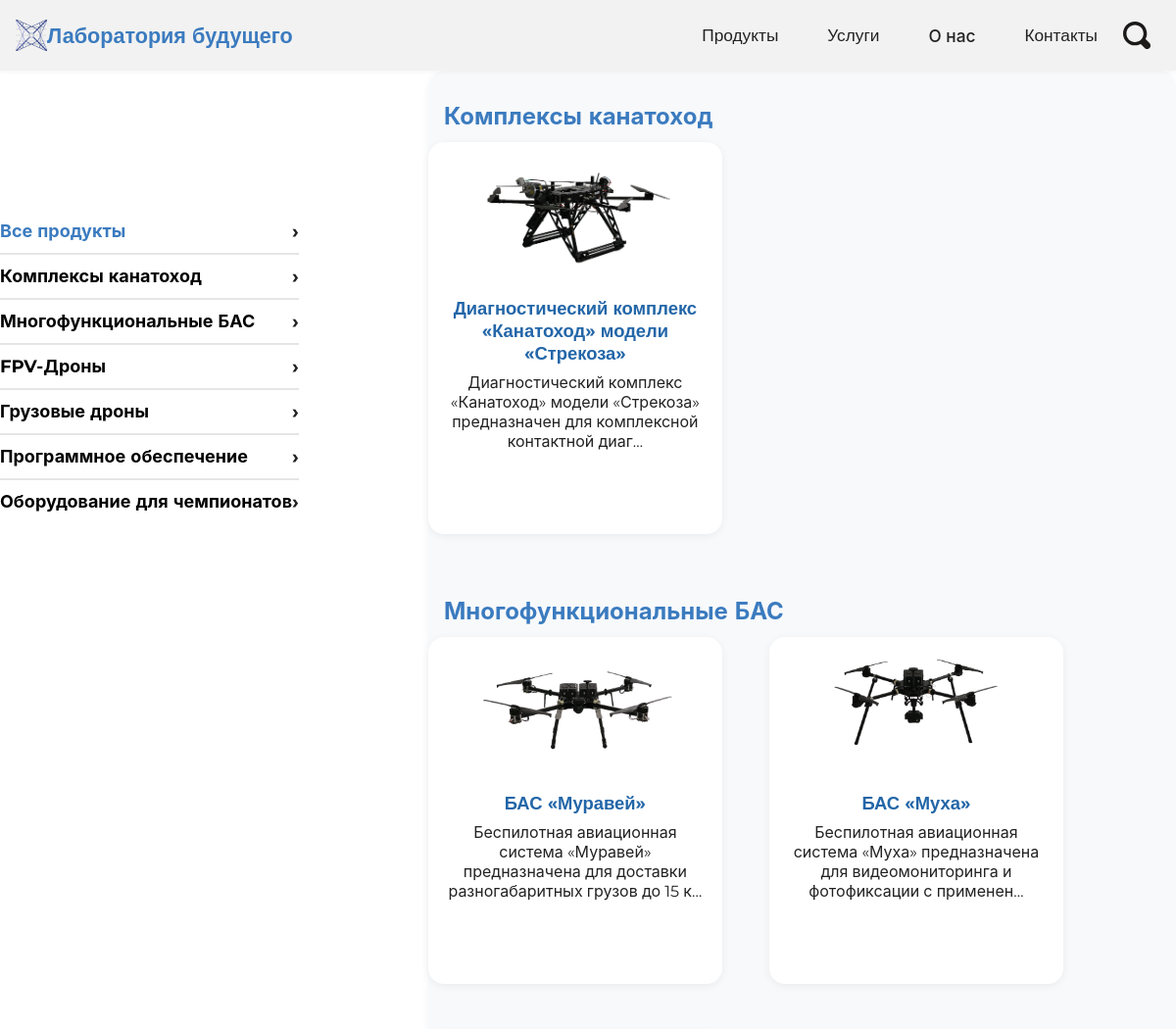
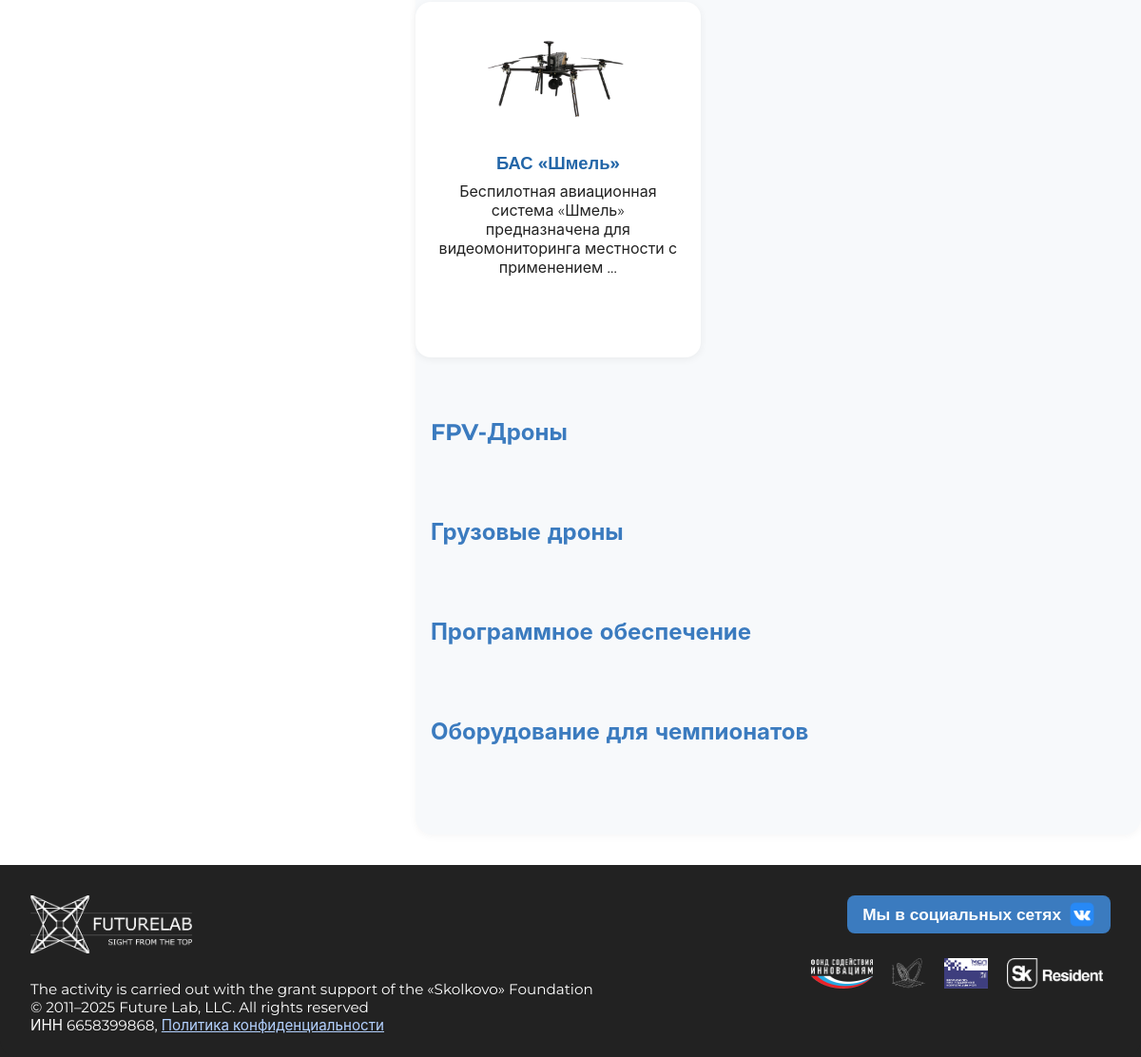
Screenshot of /products/ with the database file from the repository (2 pictures, top to bottom).
### futurelabsite/models.py (models this page shows, shortened)
class Product(models.Model):
    CATEGORY_CHOICES = [
        ("kanatohod", "Комплексы канатоход"),
        ("bas", "Многофункциональные БАС"),
        ("fpv", "FPV-Дроны"),
        ("cargo", "Грузовые дроны"),
        ("software", "Программное обеспечение"),
        ("champ", "Оборудование для чемпионатов"),
    ]
    name = models.CharField("Название", max_length=200)
    description = models.TextField("Описание")
    image = models.ImageField("Изображение", upload_to="products/")
    category = models.CharField("Категория", max_length=100, choices=CATEGORY_CHOICES, blank=True, null=True, help_text="Выберите категорию из списка")
    slug = models.SlugField("Слаг", unique=True)

### futurelabsite/views.py (the view)
# urls.py: path('products/', products_list, name='products'),
def products_list(request):
    products = Product.objects.all()
    categories = [
        ("kanatohod", "Комплексы канатоход"),
        ("bas", "Многофункциональные БАС"),
        ("fpv", "FPV-Дроны"),
        ("cargo", "Грузовые дроны"),
        ("software", "Программное обеспечение"),
        ("champ", "Оборудование для чемпионатов"),
    ]
    products_by_category = []
    for cat_key, cat_verbose in categories:
        cat_products = [p for p in products if (p.category or "") == cat_key]
        products_by_category.append((cat_key, cat_verbose, cat_products))
    return render(request, 'products.html', {
        'products_by_category': products_by_category
    })

### futurelabsite/templates/products.html (shortened to what this page needs)
<!DOCTYPE html>
<html lang="ru">
<head>
    <link rel="stylesheet" href="/static/styles.css">
</head>
<body>
    {% include "nav.html" %}
    <main>
        <div class="products-content" style="display: flex; max-width: 1200px; margin: 40px auto 0 auto;">
            <aside class="products-sidebar" style="min-width: 270px;">
                <ul class="sidebar-list">
                    <li class="sidebar-item active" data-target="all">Все продукты <span class="sidebar-arrow">&#8250;</span></li>
                    <li class="sidebar-item" data-target="kanatohod">Комплексы канатоход <span class="sidebar-arrow">&#8250;</span></li>
                    <li class="sidebar-item" data-target="bas">Многофункциональные БАС <span class="sidebar-arrow">&#8250;</span></li>
                    <li class="sidebar-item" data-target="fpv">FPV-Дроны <span class="sidebar-arrow">&#8250;</span></li>
                    <li class="sidebar-item" data-target="cargo">Грузовые дроны <span class="sidebar-arrow">&#8250;</span></li>
                    <li class="sidebar-item" data-target="software">Программное обеспечение <span class="sidebar-arrow">&#8250;</span></li>
                    <li class="sidebar-item" data-target="champ">Оборудование для чемпионатов <span class="sidebar-arrow">&#8250;</span></li>
                </ul>
            </aside>
            <section class="products-cards" style="flex: 1;">
                <div id="all">
                    {% for category, verbose_name, products_in_cat in products_by_category %}
                        <div id="{{ category }}" style="margin-bottom: 64px; padding-top: 0;">
                            <h2 style="margin: 32px 0 12px 16px; font-size: 1.5rem; color: #3b7bbf;">{{ verbose_name }}</h2>
                            <div class="cards-row">
                                {% for product in products_in_cat %}
                                    <div class="product-card">
                                        {% if product.image %}
                                            <img src="{{ product.image.url }}" alt="{{ product.name }}">
                                        {% else %}
                                            <div style="font-size:12px;color:red;">Нет изображения</div>
                                        {% endif %}
                                        <div class="product-title">{{ product.name }}</div>
                                        <div class="product-desc">{{ product.description|truncatechars:100 }}</div>
                                    </div>
                                {% endfor %}
                            </div>
                        </div>
                    {% endfor %}
                </div>
            </section>
        </div>
    </main>
    <footer style="background:#222; color:#ccc;">
        <div class="partners-footer" style="background:#222; color:#ccc;">
            <div class="footer-left">
                <img src="/static/images/logo2.png" alt="FutureLab" class="footer-logo2">
                <div class="footer-meta">
                    The activity is carried out with the grant support of the «Skolkovo» Foundation<br>
                    © 2011–2025 Future Lab, LLC. All rights reserved<br>
                    ИНН 6658399868, <a href="/static/privacy_policy.pdf" download style="color:#b3d1ff;text-decoration:underline;">Политика конфиденциальности</a>
                </div>
            </div>
            <div class="footer-right">
                <a href="https://vk.com/robot_urfu" class="footer-social" target="_blank">
                    Мы в социальных сетях <img src="/static/images/vk.png" alt="VK" class="footer-vk">
                </a>
                <div class="footer-partners">
                    <img src="/static/images/fund1.png" alt="Фонд 1" class="footer-fund">
                    <img src="/static/images/fund2.png" alt="Фонд 2" class="footer-fund">
                    <img src="/static/images/fund3.png" alt="Фонд 3" class="footer-fund">
                    <img src="/static/images/fund4.png" alt="Фонд 4" class="footer-fund">
                </div>
            </div>
        </div>
    </footer>
</body>
</html>

### futurelabsite/templates/nav.html (shortened to what this page needs)
<header class="site-header">
  <div class="header-inner">
    <div class="header-center">
      <a href="/" style="display: flex; align-items: center; text-decoration: none;">
        <img src="/static/images/logo.png" alt="Логотип" class="header-logo">
        <span class="header-lab">Лаборатория будущего</span>
      </a>
    </div>
    <nav class="main-nav">
      <ul class="nav-list">
        <li class="nav-item nav-item-products">
          Продукты
        </li>
        <li class="nav-item nav-item-services">
          Услуги
        </li>
        <li class="nav-item"><a href="/about/" style="text-decoration: none; color: inherit;">О нас</a></li>
        <li class="nav-item" id="contacts-nav" style="cursor:pointer;" onclick="if (window.location.pathname !== '/') { window.location.href = '/#contact-form'; } else { document.getElementById('contact-form').scrollIntoView({ behavior: 'smooth' }); }">Контакты</li>
      </ul>
    </nav>
    <div class="header-actions" style="position:relative;cursor:pointer;min-width:48px;min-height:48px;display:flex;align-items:center;justify-content:center;">
      <img src="/static/images/search.svg" alt="Поиск" style="width:28px;height:28px;">
    </div>
  </div>
</header>

### futurelab/static/styles.css (style rules this page uses)
* { margin: 0; padding: 0; box-sizing: border-box; font-family: 'Montserrat', 'Inter', sans-serif; }
body { background-color: #ffffff; padding-top: 72px; }
.site-header { background: #F2F2F2; padding: 0; width: 100%; box-shadow: 0 2px 4px rgba(0,0,0,0.04); position: fixed; top: 0; left: 0; z-index: 1000; }
.header-inner { display: flex; align-items: center; justify-content: space-between; max-width: 1200px; margin: 0 auto; height: 72px; padding: 0 16px; }
.header-center { display: flex; align-items: center; gap: 8px; flex: 1; justify-content: flex-start; }
.header-logo { width: 32px; height: 32px; object-fit: contain; }
.header-lab { color: #3b7bbf; font-size: 1.35rem; font-family: 'Montserrat', sans-serif; font-weight: bold; white-space: nowrap; text-align: left; }
.header-actions { display: flex; align-items: center; gap: 12px; }
.products-cards { max-width: 1200px; margin: 0 auto 32px auto; background: #f7f9fb; border-radius: 18px; box-shadow: 0 2px 8px rgba(0,0,0,0.04); padding: 32px 0 18px 0; position: relative; }
.cards-row { display: flex; justify-content: center; gap: 28px; margin-bottom: 18px; }
.product-card { background: #fff; border-radius: 16px; box-shadow: 0 2px 8px rgba(0,0,0,0.06); padding: 24px 18px 24px 18px; width: 300px; display: flex; flex-direction: column; align-items: center; transition: transform 0.3s, box-shadow 0.3s; }
.product-title { color: #2366a8; font-family: 'Montserrat', sans-serif; font-weight: bold; font-size: 1.15rem; margin-bottom: 8px; text-align: center; }
.product-desc { color: #222; font-size: 1rem; text-align: center; margin-bottom: 18px; }
.main-nav { margin-left: 32px; }
.nav-list { display: flex; gap: 18px; list-style: none; }
.nav-item { font-family: 'Montserrat', sans-serif; font-weight: 500; font-size: 1.08rem; color: #222; padding: 7px 16px; border-radius: 8px; cursor: pointer; transition: background 0.2s, color 0.2s; background: none; border: none; outline: none; display: flex; align-items: center; }
.partners-footer { background: #bdb7b7; display: flex; justify-content: space-between; align-items: flex-start; padding: 32px 32px 24px 32px; border-radius: 0 0 18px 18px; margin-top: 0; flex-wrap: wrap; }
.footer-left { display: flex; flex-direction: column; align-items: flex-start; gap: 12px; min-width: 320px; }
.footer-meta { color: #fff; font-size: 0.95rem; margin-top: 8px; }
.footer-meta a { color: #fff; text-decoration: underline; margin-right: 8px; font-size: 0.95rem; }
.footer-right { display: flex; flex-direction: column; align-items: flex-end; gap: 18px; min-width: 220px; }
.footer-social { display: flex; align-items: center; gap: 8px; background: #3b7bbf; color: #fff; font-family: 'Montserrat', sans-serif; font-weight: bold; font-size: 1.08rem; border-radius: 8px; padding: 6px 16px; text-decoration: none; transition: background 0.2s; }
.footer-vk { width: 28px; height: 28px; }
.footer-partners { display: flex; gap: 12px; margin-top: 8px; flex-wrap: wrap; }
.footer-partners img { height: 32px; object-fit: contain; background: none; }
.footer-logo2 { width: 170px; height: auto; object-fit: contain; margin-bottom: 8px; display: block; }
.footer-fund { height: 48px; object-fit: contain; background: none; margin-right: 8px; }
.nav-item-products { position: relative; }
.product-card { transition: transform 0.3s, box-shadow 0.3s; }

### futurelabsite/templates/products.html (style rules this page uses)
body { padding-top: 72px !important; }
main, .products-content, .products-cards, .container { margin-top: 0 !important; padding-top: 0 !important; }
.sidebar-list { list-style: none; padding: 0; margin: 0; }
.sidebar-item { font-weight: bold; font-size: 18px; padding: 10px 0 10px 0; display: flex; align-items: center; cursor: pointer; border-bottom: 2px solid #e5e5e5; transition: color 0.2s; }
.sidebar-item:last-child { border-bottom: none; }
.sidebar-item.active { color: #3b7bbf; }
.sidebar-arrow { margin-left: auto; font-size: 20px; font-weight: bold; color: #222; }
.products-cards { margin-left: 132px; }
.product-card { padding-top: 0px !important; }
.product-card img { max-width: 220px; max-height: 140px; width: 100%; height: auto; display: block; margin: 0 auto 18px auto; object-fit: contain; background: #fff; border-radius: 12px; }
.cards-row { display: flex; flex-wrap: wrap; gap: 48px 48px; align-items: flex-start; justify-content: flex-start; }
.products-sidebar { padding-top: 142px; }

### rows the page displays
Product: verbose_name "Комплексы канатоход", image (picture), name "Диагностический комплекс «Канатоход» модели «Стрекоза»", description "Диагностический комплекс «Канатоход» модели «Стрекоза» предназначен для комплексной контактной диаг…"
Product: verbose_name "Многофункциональные БАС", image (picture), name "БАС «Муравей»", description "Беспилотная авиационная система «Муравей» предназначена для доставки разногабаритных грузов до 15 к…"
Product: image (picture), name "БАС «Муха»", description "Беспилотная авиационная система «Муха» предназначена для видеомониторинга и фотофиксации с применен…"
Product: image (picture), name "БАС «Шмель»", description "Беспилотная авиационная система «Шмель» предназначена для видеомониторинга местности с применением …"

### other values shown
{{ verbose_name }} "FPV-Дроны" "Грузовые дроны" "Программное обеспечение" "Оборудование для чемпионатов"
